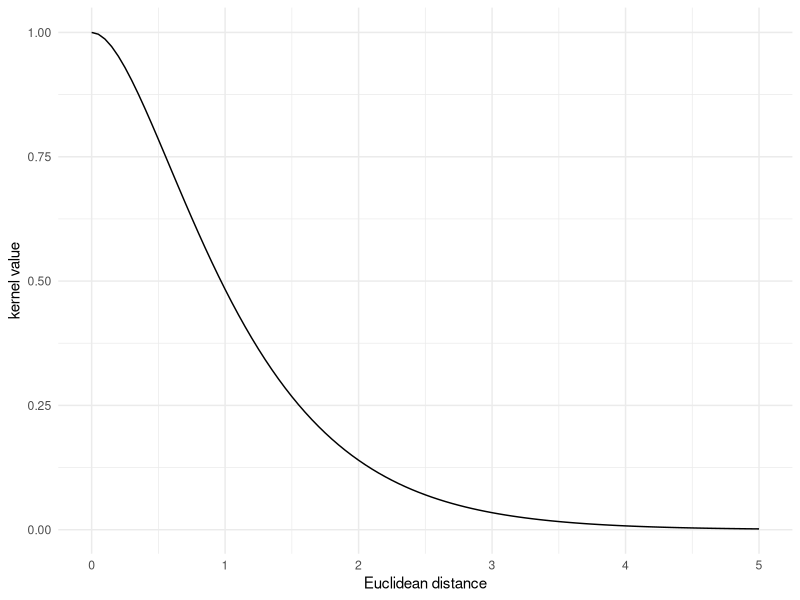
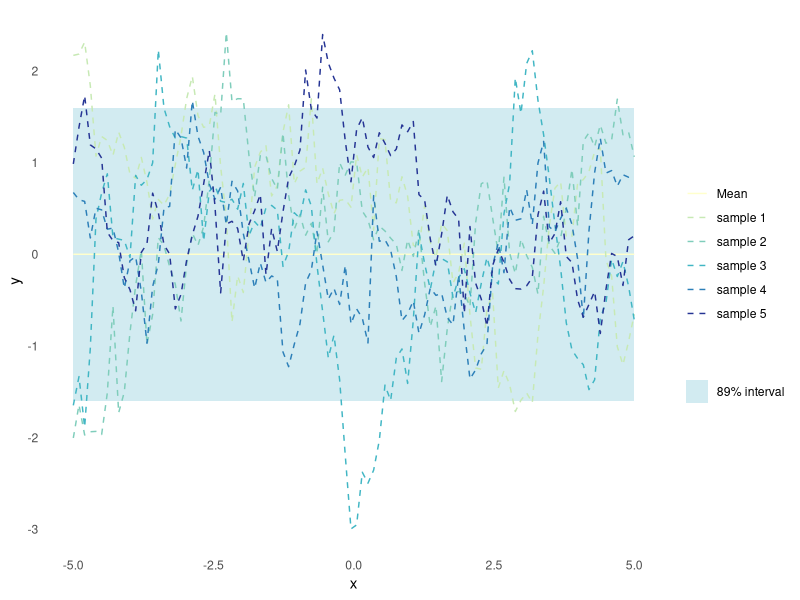
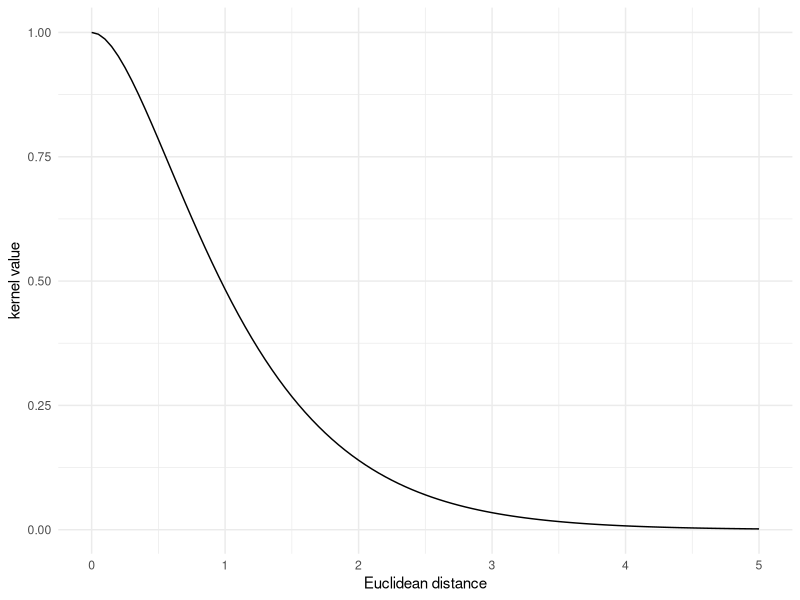
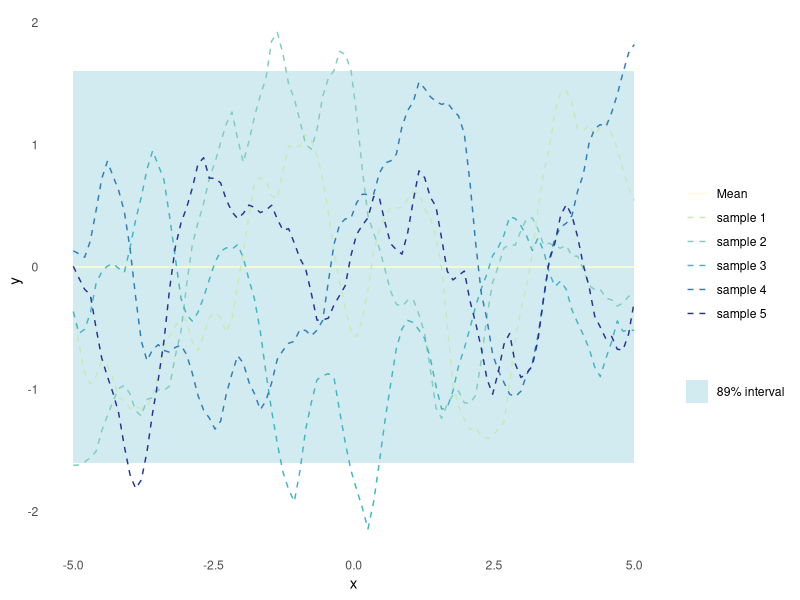

These charts were generated, in order, by the following R code: (Note: this script raises an error after producing the figures.)
## ---- chunk 1
knitr::opts_chunk$set(echo = TRUE)
## ---- chunk 2
library(dplyr)
library(ggplot2)
library(magrittr)
set.seed(4444)
## ---- chunk 3
plot_kernel_value <- function(kernel, ...) {
  tibble::tibble(
    X1 = seq(0, 5, by = 0.05),
    X2 = rep(0, length(X1)),
    kv = purrr::map2_dbl(X1, X2, kernel, ...)
  ) %>%
    ggplot(aes(x = X1, y = kv)) +
    geom_line() +
    labs(x = "Euclidean distance", y = "kernel value") +
    theme_minimal()
}
## ---- chunk 4
#' Random Samples from a Multivariate Gaussian
#' 
#' This implementation is similar to MASS::mvrnorm, but uses chlosky
#' decomposition instead. This should be more stable but is less efficient than
#' the MASS implementation, which recycles the eigen decomposition for the
#' sampling part.
#'
#' @param n number of samples to sample
#' @param mu the mean of each input dimension
#' @param sigma the covariance matrix
#' @param epsilon numerical tolerance added to the diagonal of the covariance
#'  matrix. This is necessary for the Cholesky decomposition, in some cases.
#'
#' @return numerical vector of n samples
rmvnorm <- function(n = 1, mu, sigma, epsilon = 1e-6) {
    p <- length(mu)
    if(!all(dim(sigma) == c(p, p))) stop("incompatible dimensions of arguments")
    ev <- eigen(sigma, symmetric = TRUE)$values
    if(!all(ev >= -epsilon * abs(ev[1L]))) {
      stop("The covariance matrix (sigma) is not positive definite")
    }
    cholesky <- chol(sigma + diag(p) * epsilon)
    sample <- rnorm(p*n, 0, 1)
    dim(sample) <- c(n, p)
    sweep(sample %*% cholesky, 2, mu, FUN = `+`)
}

plot_gp <- function(kernel, ...) {
  n_samples <- 5
  X_predict <- matrix(seq(-5, 5, length.out = 100), 100, 1)
  mu <- rep(0, times = length(X_predict))
  sigma <- rlang::exec(kernel, X1 = X_predict, X2 = X_predict, ...)
  samples <- rmvnorm(n = n_samples, mu, sigma)
  p <- tibble::as_tibble(
    t(samples),
    .name_repair = ~ paste("sample", seq(1, n_samples))
  ) %>%
    dplyr::mutate(
    x = X_predict,
    uncertainty = 1.6*sqrt(diag(sigma)),
    mu = mu,
    lower = mu - uncertainty,
    upper = mu + uncertainty
  ) %>%
    ggplot(aes(x = x)) +
    geom_ribbon(
      aes(ymin = lower, ymax = upper, fill = "89% interval"),
      alpha = 0.2
    ) +
    geom_line(aes(y = mu, colour = "Mean")) +
    theme_minimal() +
    labs(
      y = "y",
      x = "x",
      colour = "",
      fill = ""
    ) +
    theme(panel.grid = element_blank())
  Reduce(
    `+`,
    init = p,
    x = lapply(paste("sample", seq(1, n_samples)), function(s) {
      geom_line(aes(y = .data[[s]], colour = s), linetype = 2)
    })
  ) +
    scale_colour_brewer(palette = "YlGnBu") +
    scale_fill_manual(values = list("89% interval" = "#219ebc"))
}
## ---- chunk 5
matern_kernel <- function(X1, X2, sigma = 1, l = 1, nu = 2.5) {
  if (is.null(dim(X1))) dim(X1) <- c(1, length(X1))
  if (is.null(dim(X2))) dim(X2) <- c(1, length(X2))
  distance <- (- 2*(X1 %*% t(X2))) %>%
    add(rowSums(X1**2, dims = 1)) %>%
    sweep(2, rowSums(X2**2, dims = 1), `+`) %>%
    sqrt()
  term <- sqrt(2 * nu) * distance / l
  K <- sigma * (2^(1 - nu) / gamma(nu)) * (term^nu) * besselK(term, nu)
  K[distance == 0] <- 1
  print(K)
  K
}
## ---- chunk 6
plot_kernel_value(matern_kernel, nu = 1.5)
## ---- chunk 7
plot_gp(matern_kernel, nu = 0.5)
## ---- chunk 8
matern_kernel_o <- function(X1, X2, sigma = 1, l = 1, nu = 2.5) {
a = X1
b = X2
  if (is.null(dim(a))) dim(a) <- c(1, length(a))
  if (is.null(dim(b))) dim(b) <- c(1, length(b))
    #distance <- sqrt((a - b)^2)
  distance <- (- 2*(a %*% t(b))) %>%
    add(rowSums(a**2, dims = 1)) %>%
    sweep(2, rowSums(b**2, dims = 1), `+`) %>%
    sqrt()
  
    term <- sqrt(2 * nu) * distance / l
    matrix<- sigma * 2^(1 - nu) / gamma(nu) * term^nu * besselK(term, nu)
    matrix[distance == 0] <- 1
    print(matrix)
    return (matrix)
}

## ---- chunk 9

plot_kernel_value(matern_kernel_o, nu = 1.5)
## ---- chunk 10
plot_gp(matern_kernel_o, nu = 1.5)
## ---- chunk 11
install.packages("gtools")
library(gtools)

squared_exponential_kernel <- function(x1, x2, length_scale, variance) {
  outer(x1, x2, function(a, b)
    (variance^2 * exp(-(a - b)^2 / (2 * length_scale^2)))
  )
}

# Linear kernel function
linear_kernel <- function(x1, x2, variance) {
  outer(x1, x2, function(a, b)
    (variance^2 * a * b)
  )
}

kernels <- hash(
  "Squared Exponential" = squared_exponential_kernel
  ,"Matérn" = matern_kernel
  ,"Linear" = linear_kernel
  ,"Periodic" = periodic_kernel
  ) 

kernel <- function(kernel_label, x1, x2, variance, length_scale = NA, roughness = NA, period = NA){
  if(kernel_label == "Linear"){
    if(!invalid(x1) & !invalid(x2) & !invalid(variance)){
      return(linear_kernel(x1, x2, variance))
    }
  }
  if(kernel_label == "Squared Exponential"){
    if(!invalid(x1) & !invalid(x2) & !invalid(variance) & !invalid(length_scale)){
      return(squared_exponential_kernel(x1, x2, length_scale, variance))
    }
  }
}

  kernel_choice <- eventReactive(input$kernel_label, {
    #return(kernels[[input$kernel_label]])
    return(kernel(input$kernel_label))
  })
